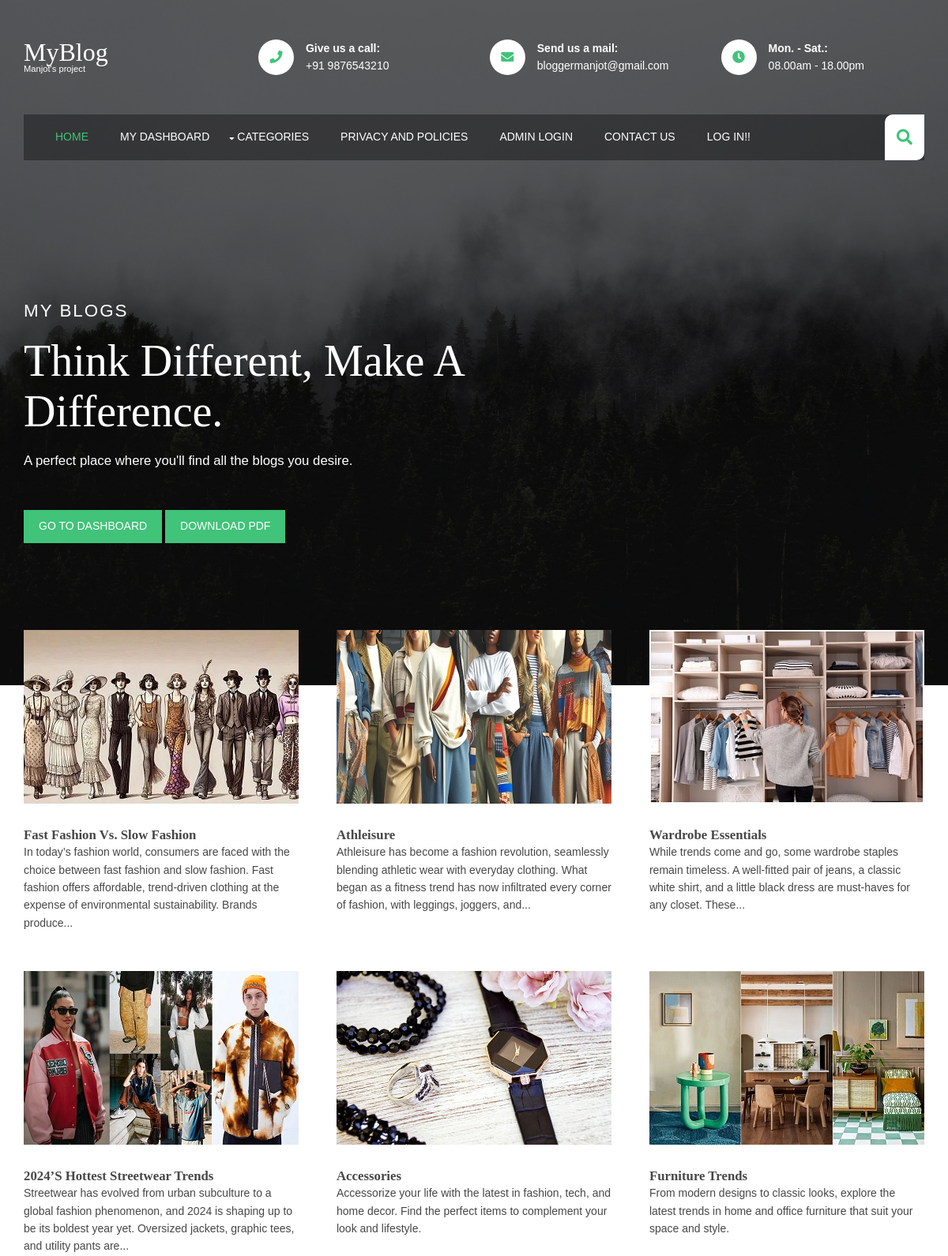
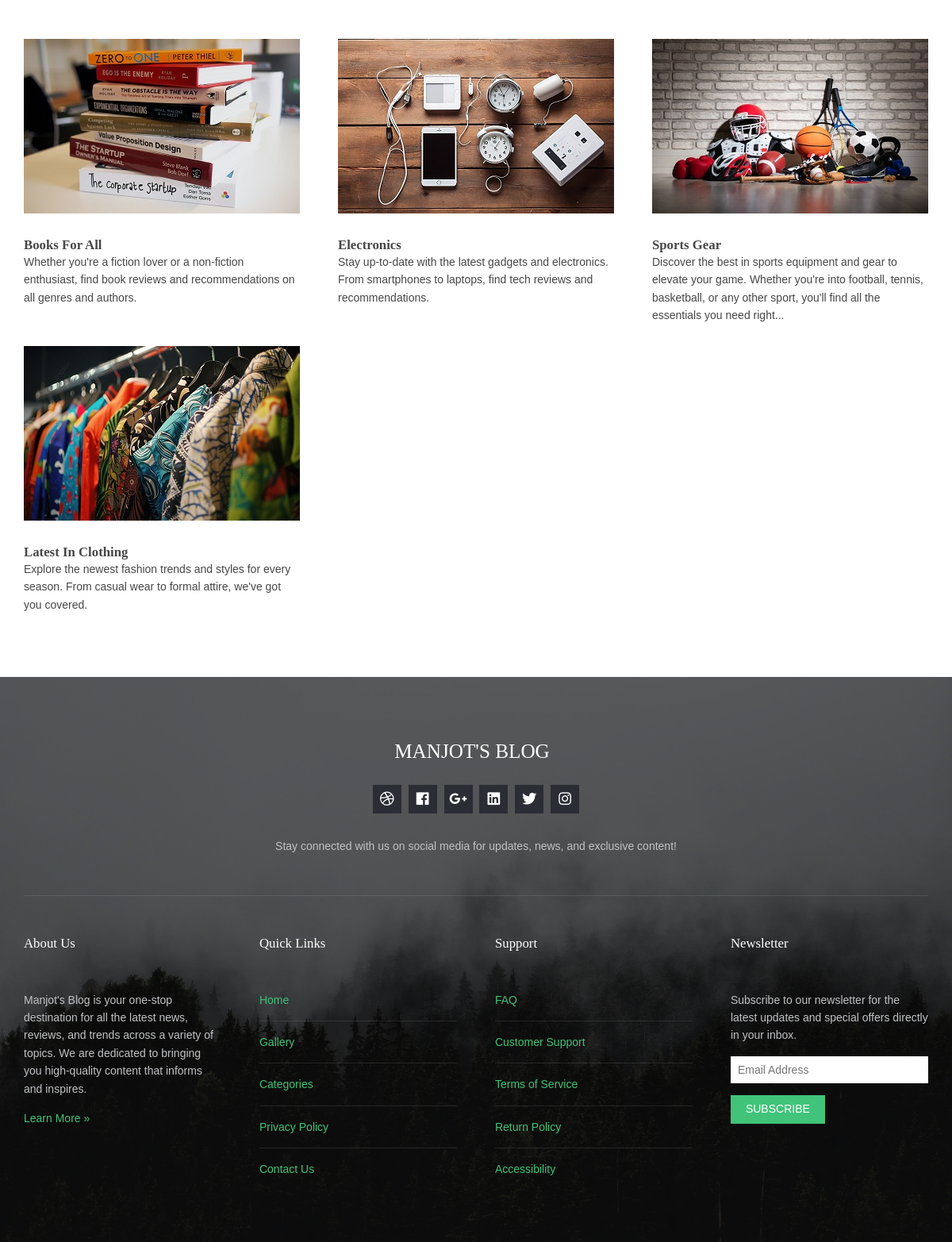
The page / on the database its author committed (2 pictures, top to bottom).
### tables this page shows
CREATE TABLE `blogs` (
  `id` int(11) NOT NULL,
  `username` varchar(255) NOT NULL,
  `title` varchar(255) NOT NULL,
  `category` varchar(100) NOT NULL,
  `images` varchar(255) NOT NULL,
  `content` text NOT NULL,
  `status` int(11) NOT NULL
);

### display.php (called while the page is built)
<?php
    include("common/connection2.php");
    include("classes/display.class.php");
    $display = new DisplayPosts($pdo);
    $category = isset($_GET['category']) ? $_GET['category'] : '';
    $searchbutton = isset($_GET['search']) ? $_GET['search'] : '';
    if (!empty($category))
    {
        echo "Filtering by category: " . htmlspecialchars($category);
        $posts = $display->getPostsByCategory($category);
    }
    elseif (!empty($searchbutton))
    {
        echo "Searching for: " . htmlspecialchars($searchbutton);
        $posts = $display->searchPosts($searchbutton);
    }
    else
    {
        $posts = $display->getAllPosts();
    }
    $display->displayPosts($posts);
?>

### classes/display.class.php (the view, shortened to what this page needs)
<?php
class DisplayPosts
{
    private $pdo;
    public function __construct($dbConnection)
    {
        $this->pdo = $dbConnection;
    }
    private function limitContent($content, $wordLimit = 30)
    {
        $content = strip_tags($content);
        $words = explode(' ', $content);
        if (count($words) > $wordLimit) {
            $limitedContent = implode(' ', array_slice($words, 0, $wordLimit)) . '...';
        } else {
            $limitedContent = $content;
        }
        return $limitedContent;
    }
    public function getAllPosts()
    {
        $stmt = $this->pdo->prepare("SELECT id, title, category, images, content FROM blogs WHERE status = ? ORDER BY id DESC");
        $stmt->execute([1]);
        return $stmt->fetchAll(PDO::FETCH_ASSOC);
    }
    public function displayPosts($posts, $wordLimit = 30)
    {
        if ($posts): ?>
            <section id="introblocks">
                <ul class="nospace group">
                    <?php foreach ($posts as $post): ?>
                        <li class="one_third">
                            <figure>
                                <a class="imgover" href="post.php?id=<?php echo $post['id']; ?>">
                                    <img src="<?php echo htmlspecialchars($post['images']); ?>" alt="">
                                </a>
                                <figcaption>
                                    <h6 class="heading"><?php echo htmlspecialchars($post['title']); ?></h6>
                                    <div><?php echo $this->limitContent($post['content'], $wordLimit); ?></div>
                                </figcaption>
                            </figure>
                        </li>
                    <?php endforeach; ?>
                </ul>
            </section>
        <?php else: ?>
            <p>No posts available.</p>
        <?php endif;
    }
}

### index.php (shortened to what this page needs)
<!DOCTYPE html>
<html lang="">
  <head>
  <link href="layout/styles/layout.css" rel="stylesheet" type="text/css" media="all">
  </head>
  <body id="top">
  <div class="bgded overlay">
    <header id="header" class="hoc clear">
      <div id="logo" class="one_quarter first">
        <h1><a href="index.html">MyBlog</a></h1>
        <p>Manjot's project</p>
      </div>
      <div class="three_quarter">
        <ul class="nospace clear">
          <li class="one_third first">
            <div class="block clear"><a href="#"><i class="fas fa-phone"></i></a> <span><strong>Give us a call:</strong> +91 9876543210</span></div>
          </li>
          <li class="one_third">
            <div class="block clear"><a href="#"><i class="fas fa-envelope"></i></a> <span><strong>Send us a mail:</strong> bloggermanjot@gmail.com</span></div>
          </li>
          <li class="one_third">
            <div class="block clear"><a href="#"><i class="fas fa-clock"></i></a> <span><strong> Mon. - Sat.:</strong> 08.00am - 18.00pm</span></div>
          </li>
        </ul>
      </div>
    </header>
    <section id="navwrapper" class="hoc clear">
      <nav id="mainav">
        <ul class="clear">
          <li class="active"><a href="index.php">Home</a></li>
          <li><a href="dashboard.php">My Dashboard</a></li>
          <li><a class="drop" href="#">Categories</a>
          </li>
          <li><a href="#">Privacy and Policies</a></li>
          <li><a href="admin-login.php">Admin Login</a></li>
          <li><a href="contactus.php">Contact Us</a></li>
          <li>
            <?php if(empty($_SESSION['user'])) { ?>
              <a href="login.php">Log in!!</a>
            <?php } else { ?>
              <a href="index.php?log=1">Logout <?php echo $_SESSION['user'] ?></a>
            <?php } ?>
          </li>
        </ul>
      </nav>
      <div id="searchform">
      </div>
    </section>
    <div id="pageintro" class="hoc clear">
      <article>
        <p>My Blogs</p>
        <h3 class="heading">Think Different, Make a Difference.</h3>
        <p>A perfect place where you'll find all the blogs you desire.</p>
        <footer><a class="btn" href="dashboard.php">Go to Dashboard</a> <a class="btn" href="categorypdf.php?category=Clothes">Download pdf</a></footer>
      </article>
    </div>
  </div>
  <div class="wrapper row3">
    <main class="hoc container clear">
      <?php include("display.php");  ?>
    </main>
  </div>
  <div class="bgded overlay row4" >
    <footer id="footer" class="hoc clear">
      <div class="center btmspace-50">
        <h6 class="heading">Manjot's Blog</h6>
        <ul class="faico clear">
          <li><a class="faicon-dribble" href="#"><i class="fab fa-dribbble"></i></a></li>
          <li><a class="faicon-facebook" href="#"><i class="fab fa-facebook"></i></a></li>
          <li><a class="faicon-google-plus" href="#"><i class="fab fa-google-plus-g"></i></a></li>
          <li><a class="faicon-linkedin" href="#"><i class="fab fa-linkedin"></i></a></li>
          <li><a class="faicon-twitter" href="#"><i class="fab fa-twitter"></i></a></li>
          <li><a class="faicon-instagram" href="#"><i class="fab fa-instagram"></i></a></li>
        </ul>
        <p class="nospace">Stay connected with us on social media for updates, news, and exclusive content!</p>
      </div>
      <hr class="btmspace-50">
      <div class="one_quarter first">
        <h6 class="heading">About Us</h6>
        <p class="nospace btmspace-15">Manjot's Blog is your one-stop destination for all the latest news, reviews, and trends across a variety of topics. We are dedicated to bringing you high-quality content that informs and inspires.</p>
        <p><a href="#">Learn More &raquo;</a></p>
      </div>
      <div class="one_quarter">
        <h6 class="heading">Quick Links</h6>
        <ul class="nospace linklist">
          <li><a href="#">Home</a></li>
          <li><a href="#">Gallery</a></li>
          <li><a href="#">Categories</a></li>
          <li><a href="#">Privacy Policy</a></li>
          <li><a href="#">Contact Us</a></li>
        </ul>
      </div>
      <div class="one_quarter">
        <h6 class="heading">Support</h6>
        <ul class="nospace linklist">
          <li><a href="#">FAQ</a></li>
          <li><a href="#">Customer Support</a></li>
          <li><a href="#">Terms of Service</a></li>
          <li><a href="#">Return Policy</a></li>
          <li><a href="#">Accessibility</a></li>
        </ul>
      </div>
      <div class="one_quarter">
        <h6 class="heading">Newsletter</h6>
        <p class="nospace btmspace-15">Subscribe to our newsletter for the latest updates and special offers directly in your inbox.</p>
        <form action="#" method="post">
          <fieldset>
            <input class="btmspace-15" type="text" value="" placeholder="Email Address">
            <button type="submit" value="submit">Subscribe</button>
          </fieldset>
        </form>
      </div>
    </footer>
  </div>
  </body>
</html>

### layout/styles/framework.css (style rules this page uses)
html { overflow-y:scroll; overflow-x:hidden; }
html, body { margin:0; padding:0; font-size:14px; line-height:1.6em; }
*, *::before, *::after { box-sizing:border-box; }
.center { text-align:center; }
.nospace { margin:0; padding:0; list-style:none; }
.block { display:block; }
.overlay { position:relative; z-index:1; }
.overlay::after { display:block; position:absolute; top:0; left:0; width:100%; height:100%; content:""; z-index:-1; }
.bgded { background-position:top center; background-repeat:no-repeat; background-size:cover; }
.btn { display:inline-block; padding:8px 18px 10px; text-transform:uppercase; border:1px solid; }
.clear, .group { display:block; }
.clear::before, .clear::after, .group::before, .group::after { display:table; content:""; }
.clear, .clear::after, .group, .group::after { clear:both; }
a { outline:none; text-decoration:none; }
img { width:auto; max-width:100%; height:auto; margin:0; padding:0; border:none; line-height:normal; vertical-align:middle; }
.imgover { display:inline-block; position:relative; max-width:100%; }
.imgover::before, .imgover::after { display:block; position:absolute; content:""; text-align:center; opacity:0; }
.imgover::before { top:0; right:0; bottom:0; left:0; }
.imgover::after { top:50%; left:50%; width:50px; height:50px; line-height:50px; margin:-25px 0 0 -25px; font-family:"Font Awesome 5 Free"; font-weight:900; content:"\f06e"; font-size:28px; }
body, input, textarea, select { font-family:Verdana, Geneva, sans-serif; }
h1, h2, h3, h4, h5, h6, .heading { font-family:Georgia, "Times New Roman", Times, serif; }
form, fieldset, legend { margin:0; padding:0; border:none; }
label, input, textarea, select, button { display:block; resize:none; outline:none; color:inherit; font-size:inherit; font-family:inherit; vertical-align:middle; }
::placeholder { opacity:1; }
h1, h2, h3, h4, h5, h6, .heading { margin:0 10px 0px 0; font-size:22px; line-height:normal; font-weight:normal; text-transform:capitalize; }
hr { display:block; width:100%; height:1px; border:solid; border-width:1px 0 0 0; }
.wrapper { display:block; position:relative; width:100%; margin:0; padding:0; text-align:left; word-wrap:break-word; }
.hoc { display:block; margin:0 auto; }
address, article, aside, figcaption, figure, footer, header, main, nav, section { display:block; margin:0; padding:0; }
.one_half, .one_third, .two_third, .one_quarter, .two_quarter, .three_quarter { display:inline-block; float:left; margin:0 0 0 4.21052%; list-style:none; }
.first { margin-left:0; clear:left; }
.one_quarter { width:21.8421%; }
.one_third { width:30.52631%; }
.three_quarter { width:73.94736%; }
.btmspace-15 { margin-bottom:15px; }
.btmspace-50 { margin-bottom:50px; }

### index.php (style rules this page uses)
.overlay { background-image:url("images/demo/background.jpg"); }

### rows shown on the page
blogs: images (picture), title "Fast Fashion Vs. Slow Fashion", content "In today’s fashion world, consumers are faced with the choice between fast fashion and slow fashion. Fast fashion offers affordable, trend-driven clothing at the expense of environmental sustainability. Brands produce..."
blogs: images (picture), title "Athleisure", content "Athleisure has become a fashion revolution, seamlessly blending athletic wear with everyday clothing. What began as a fitness trend has now infiltrated every corner of fashion, with leggings, joggers, and..."
blogs: images (picture), title "Wardrobe Essentials", content "While trends come and go, some wardrobe staples remain timeless. A well-fitted pair of jeans, a classic white shirt, and a little black dress are must-haves for any closet. These..."
blogs: images (picture), title "2024’s Hottest Streetwear Trends", content "Streetwear has evolved from urban subculture to a global fashion phenomenon, and 2024 is shaping up to be its boldest year yet. Oversized jackets, graphic tees, and utility pants are..."
blogs: images (picture), title "Accessories", content "Accessorize your life with the latest in fashion, tech, and home decor. Find the perfect items to complement your look and lifestyle."
blogs: images (picture), title "Furniture Trends", content "From modern designs to classic looks, explore the latest trends in home and office furniture that suit your space and style."
blogs: images (picture), title "Books For All", content "Whether you're a fiction lover or a non-fiction enthusiast, find book reviews and recommendations on all genres and authors."
blogs: images (picture), title "Electronics", content "Stay up-to-date with the latest gadgets and electronics. From smartphones to laptops, find tech reviews and recommendations."
blogs: images (picture), title "Sports Gear", content "Discover the best in sports equipment and gear to elevate your game. Whether you're into football, tennis, basketball, or any other sport, you'll find all the essentials you need right..."
blogs: images (picture), title "Latest In Clothing", content "Explore the newest fashion trends and styles for every season. From casual wear to formal attire, we've got you covered."
